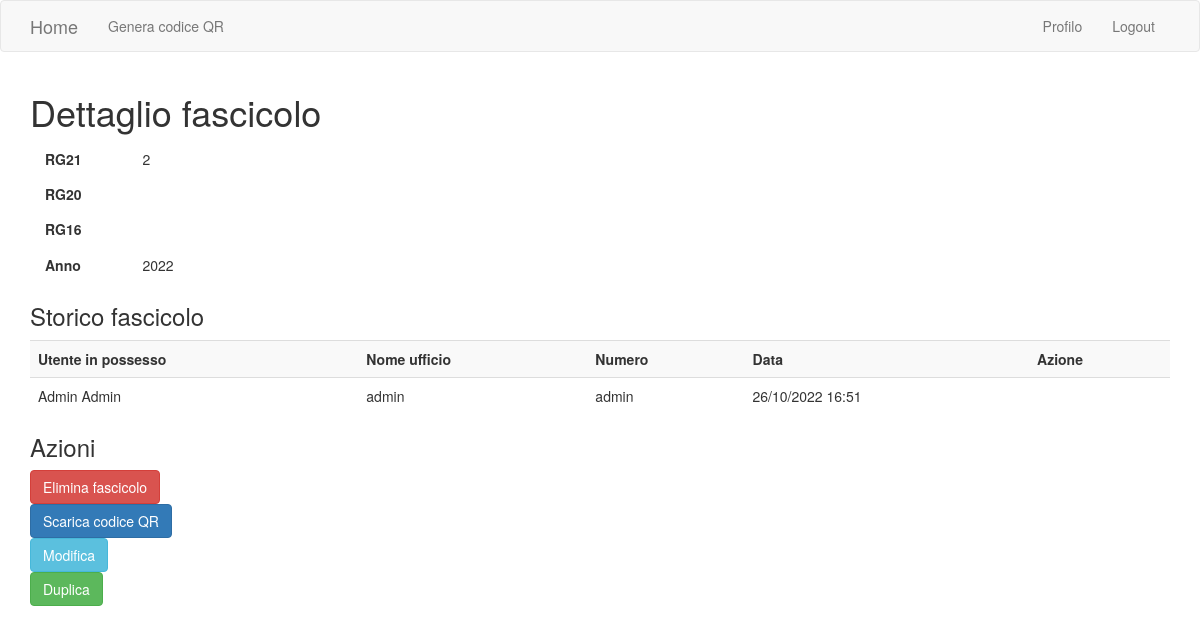
Page /fascicoli/3 (signed in) on the committed database.
### app/models.py (models this page shows, shortened)
class Files(db.Model):  # type: ignore
    id = db.Column(db.Integer, primary_key=True)
    rg21 = db.Column(db.String(8), index=True)
    rg20 = db.Column(db.String(8), index=True)
    rg16 = db.Column(db.String(8), index=True)
    anno = db.Column(db.String(4), index=True)

class History(db.Model):  # type: ignore
    id = db.Column(db.Integer, primary_key=True)
    created = db.Column(db.DateTime, index=True)
    file_id = db.Column(db.Integer, index=True)
    user_id = db.Column(db.Integer, nullable=False)

class User(UserMixin, db.Model):  # type: ignore
    id = db.Column(db.Integer, primary_key=True)
    nome = db.Column(db.String(32), index=True)
    cognome = db.Column(db.String(32), index=True)
    email = db.Column(db.String(64), index=True, unique=True)
    password = db.Column(db.String(128))
    nome_ufficio = db.Column(db.String(32), index=True)
    ufficio = db.Column(db.String(32), index=True)
    confirmed = db.Column(db.Boolean, default=False)
    superuser=db.Column(db.Boolean, default=False)

### app/fascicoli.py (the view)
@bp.route('/<file_id>', methods=('GET', 'POST'))
@login_required
def file_details(file_id):
    history = History.query.filter_by(file_id=file_id).join(User, User.id == History.user_id).add_columns(User.nome, User.cognome, User.nome_ufficio, User.ufficio, History.created, History.id).order_by(History.created.desc()).all()
    return render_template('fascicoli/file_details.html', title=current_app.config["LABELS"]["storico_fascicolo"], hist=history, file=Files.query.get(file_id))

### app/models.py (called while the page is built)
@login.user_loader
def load_user(id):
    try:
        user = User.query.get(int(id))
        if user.confirmed:
            return user
        else:
            return None
    except:
        return None

### app/templates/fascicoli/file_details.html (shortened to what this page needs)
{% extends "base.html" %}
{% block app_content %}
    <h1>{{ config.LABELS.dettaglio_fascicolo }}</h1>
    <div class="container">
      <div class="row">
        <div class="col-sm-1">
          <h5><b>{{ config.LABELS.rg21 }}</b></h5>
        </div>
        <div class="col-sm-1">
          {% if file.rg21 %}
          <h5>{{ file.rg21 }}</h5>
          {% else %}
          <h5></h5>
          {% endif %}
        </div>
      </div>
    </div>
    <div class="container">
      <div class="row">
        <div class="col-sm-1">
          <h5><b>{{ config.LABELS.rg20 }}</b></h5>
        </div>
        <div class="col-sm-1">
                  </div>
      </div>
    </div>
    <div class="container">
      <div class="row">
        <div class="col-sm-1">
          <h5><b>{{ config.LABELS.rg16 }}</b></h5>
        </div>
        <div class="col-sm-1">
        </div>
      </div>
    </div>
    <div class="container">
      <div class="row">
        <div class="col-sm-1">
          <h5><b>{{ config.LABELS.codice_anno }}</b></h5>
        </div>
        <div class="col-sm-1">
          <h5>{{ file.anno }}</h5>
        </div>
      </div>
    </div>
    <h3>{{ config.LABELS.storico_fascicolo }}</h3>
    <table id="data" class="table table-striped">
        <tr>
          <th>{{ config.LABELS.utente_possesso }}</th>
          <th>{{ config.LABELS.nome_ufficio }}</th>
          <th>{{ config.LABELS.num }}</th>
          <th>{{ config.LABELS.data }}</th>
          <th>{{ config.LABELS.azione }}</th>
        </tr>
        {% for h in hist %}
        <tr>
          <td>{{ h.nome + " " + h.cognome }}</td>
          <td>{{ h.nome_ufficio }}</td>
          <td>{{ h.ufficio }}</td>
          <td>{{ h.created.strftime(' %d/%m/%Y %H:%M ') }}</td>
          <td></td>
        </tr>
        {% endfor %}
    </table>
    <h3>{{ config.LABELS.azioni }}</h3>
    <a class="btn btn-danger btn-md" id="btn">{{ config.LABELS.elimina_fascicolo }}</a><br />
    <a class="btn btn-primary btn-md" href="{{ url_for('fascicoli.download', file_id=file.id) }}">{{ config.LABELS.download_QR }}</a><br />
    <a class="btn btn-info btn-md" href="{{ url_for('fascicoli.file_modify', file_id=file.id) }}">{{ config.LABELS.modifica }}</a><br />
    <a class="btn btn-success btn-md" href="{{ url_for('fascicoli.file_duplicate', file_id=file.id) }}">{{ config.LABELS.duplica }}</a><br />
{% endblock %}

### rows in the picture
Files: rg21 "2", anno "2022"
History: cognome "Admin Admin", nome_ufficio "admin", ufficio "admin", created "26/10/2022 16:51"

### other values in the picture
{{ config.LABELS.genera }} "Genera codice QR"
{{ config.LABELS.profilo }} "Profilo"
{{ config.LABELS.logout }} "Logout"
{{ config.LABELS.dettaglio_fascicolo }} "Dettaglio fascicolo"
{{ config.LABELS.rg21 }} "RG21"
{{ config.LABELS.rg20 }} "RG20"
{{ config.LABELS.rg16 }} "RG16"
{{ config.LABELS.codice_anno }} "Anno"
{{ config.LABELS.storico_fascicolo }} "Storico fascicolo"
{{ config.LABELS.utente_possesso }} "Utente in possesso"
{{ config.LABELS.nome_ufficio }} "Nome ufficio"
{{ config.LABELS.num }} "Numero"
{{ config.LABELS.data }} "Data"
{{ config.LABELS.azione }} "Azione"
{{ config.LABELS.azioni }} "Azioni"
